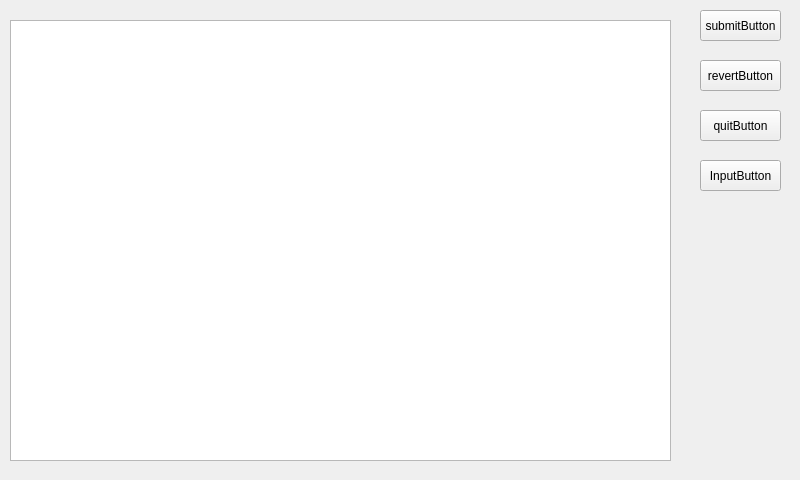
<?xml version="1.0" encoding="UTF-8"?>
<ui version="4.0">
 <class>UserMngWin</class>
 <widget class="QWidget" name="UserMngWin">
  <property name="geometry">
   <rect>
    <x>0</x>
    <y>0</y>
    <width>800</width>
    <height>480</height>
   </rect>
  </property>
  <property name="minimumSize">
   <size>
    <width>800</width>
    <height>480</height>
   </size>
  </property>
  <property name="maximumSize">
   <size>
    <width>800</width>
    <height>480</height>
   </size>
  </property>
  <property name="cursor">
   <cursorShape>BlankCursor</cursorShape>
  </property>
  <property name="windowTitle">
   <string>Form</string>
  </property>
  <property name="windowIcon">
   <iconset resource="../pic_ico.qrc">
    <normaloff>:/ico/pic_ico/house.png</normaloff>:/ico/pic_ico/house.png</iconset>
  </property>
  <property name="styleSheet">
   <string notr="true"/>
  </property>
  <widget class="QPushButton" name="submitButton">
   <property name="geometry">
    <rect>
     <x>700</x>
     <y>10</y>
     <width>81</width>
     <height>31</height>
    </rect>
   </property>
   <property name="text">
    <string>submitButton</string>
   </property>
  </widget>
  <widget class="QPushButton" name="quitButton">
   <property name="geometry">
    <rect>
     <x>700</x>
     <y>110</y>
     <width>81</width>
     <height>31</height>
    </rect>
   </property>
   <property name="text">
    <string>quitButton</string>
   </property>
  </widget>
  <widget class="QPushButton" name="revertButton">
   <property name="geometry">
    <rect>
     <x>700</x>
     <y>60</y>
     <width>81</width>
     <height>31</height>
    </rect>
   </property>
   <property name="text">
    <string>revertButton</string>
   </property>
  </widget>
  <widget class="QDialogButtonBox" name="buttonBox">
   <property name="geometry">
    <rect>
     <x>680</x>
     <y>0</y>
     <width>121</width>
     <height>201</height>
    </rect>
   </property>
   <property name="orientation">
    <enum>Qt::Vertical</enum>
   </property>
   <property name="standardButtons">
    <set>QDialogButtonBox::NoButton</set>
   </property>
  </widget>
  <widget class="QTableView" name="view">
   <property name="geometry">
    <rect>
     <x>10</x>
     <y>20</y>
     <width>661</width>
     <height>441</height>
    </rect>
   </property>
  </widget>
  <widget class="QPushButton" name="inputButton">
   <property name="geometry">
    <rect>
     <x>700</x>
     <y>160</y>
     <width>81</width>
     <height>31</height>
    </rect>
   </property>
   <property name="text">
    <string>InputButton</string>
   </property>
  </widget>
 </widget>
 <resources>
  <include location="../pic_ico.qrc"/>
 </resources>
 <connections/>
</ui>
